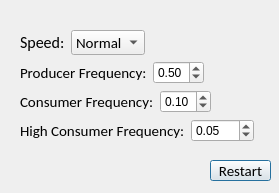
<?xml version="1.0" encoding="UTF-8"?>
<ui version="4.0">
 <class>MyRestartDialog</class>
 <widget class="QDialog" name="MyRestartDialog">
  <property name="geometry">
   <rect>
    <x>0</x>
    <y>0</y>
    <width>279</width>
    <height>193</height>
   </rect>
  </property>
  <property name="windowTitle">
   <string>Dialog</string>
  </property>
  <widget class="QPushButton" name="restartButton">
   <property name="geometry">
    <rect>
     <x>210</x>
     <y>160</y>
     <width>61</width>
     <height>21</height>
    </rect>
   </property>
   <property name="font">
    <font>
     <family>Calibri</family>
     <pointsize>11</pointsize>
    </font>
   </property>
   <property name="text">
    <string>Restart</string>
   </property>
  </widget>
  <widget class="QWidget" name="layoutWidget">
   <property name="geometry">
    <rect>
     <x>20</x>
     <y>30</y>
     <width>234</width>
     <height>112</height>
    </rect>
   </property>
   <layout class="QVBoxLayout" name="verticalLayout">
    <item>
     <layout class="QHBoxLayout" name="horizontalLayout">
      <item>
       <widget class="QLabel" name="speedLabel">
        <property name="font">
         <font>
          <family>Calibri</family>
          <pointsize>12</pointsize>
         </font>
        </property>
        <property name="text">
         <string>Speed:</string>
        </property>
       </widget>
      </item>
      <item>
       <widget class="QComboBox" name="speedComboBox">
        <property name="font">
         <font>
          <family>Calibri</family>
          <pointsize>11</pointsize>
         </font>
        </property>
        <item>
         <property name="text">
          <string>Normal</string>
         </property>
        </item>
        <item>
         <property name="text">
          <string>Fast</string>
         </property>
        </item>
        <item>
         <property name="text">
          <string>Slow</string>
         </property>
        </item>
       </widget>
      </item>
      <item>
       <spacer name="horizontalSpacer">
        <property name="orientation">
         <enum>Qt::Horizontal</enum>
        </property>
        <property name="sizeHint" stdset="0">
         <size>
          <width>40</width>
          <height>20</height>
         </size>
        </property>
       </spacer>
      </item>
     </layout>
    </item>
    <item>
     <layout class="QHBoxLayout" name="horizontalLayout_2">
      <item>
       <widget class="QLabel" name="producerLabel">
        <property name="font">
         <font>
          <family>Calibri</family>
          <pointsize>11</pointsize>
         </font>
        </property>
        <property name="text">
         <string>Producer Frequency:</string>
        </property>
       </widget>
      </item>
      <item>
       <widget class="QDoubleSpinBox" name="producerSpinBox">
        <property name="maximum">
         <double>1.000000000000000</double>
        </property>
        <property name="singleStep">
         <double>0.100000000000000</double>
        </property>
        <property name="value">
         <double>0.500000000000000</double>
        </property>
       </widget>
      </item>
      <item>
       <spacer name="horizontalSpacer_2">
        <property name="orientation">
         <enum>Qt::Horizontal</enum>
        </property>
        <property name="sizeHint" stdset="0">
         <size>
          <width>40</width>
          <height>20</height>
         </size>
        </property>
       </spacer>
      </item>
     </layout>
    </item>
    <item>
     <layout class="QHBoxLayout" name="horizontalLayout_3">
      <item>
       <widget class="QLabel" name="consumerLabel">
        <property name="font">
         <font>
          <family>Calibri</family>
          <pointsize>11</pointsize>
         </font>
        </property>
        <property name="text">
         <string>Consumer Frequency:</string>
        </property>
       </widget>
      </item>
      <item>
       <widget class="QDoubleSpinBox" name="consumerSpinBox">
        <property name="maximum">
         <double>1.000000000000000</double>
        </property>
        <property name="singleStep">
         <double>0.100000000000000</double>
        </property>
        <property name="value">
         <double>0.100000000000000</double>
        </property>
       </widget>
      </item>
      <item>
       <spacer name="horizontalSpacer_3">
        <property name="orientation">
         <enum>Qt::Horizontal</enum>
        </property>
        <property name="sizeHint" stdset="0">
         <size>
          <width>40</width>
          <height>20</height>
         </size>
        </property>
       </spacer>
      </item>
     </layout>
    </item>
    <item>
     <layout class="QHBoxLayout" name="horizontalLayout_4">
      <item>
       <widget class="QLabel" name="highLabel">
        <property name="font">
         <font>
          <family>Calibri</family>
          <pointsize>11</pointsize>
         </font>
        </property>
        <property name="text">
         <string>High Consumer Frequency:</string>
        </property>
       </widget>
      </item>
      <item>
       <widget class="QDoubleSpinBox" name="highSpinBox">
        <property name="maximum">
         <double>1.000000000000000</double>
        </property>
        <property name="singleStep">
         <double>0.010000000000000</double>
        </property>
        <property name="value">
         <double>0.050000000000000</double>
        </property>
       </widget>
      </item>
     </layout>
    </item>
   </layout>
  </widget>
 </widget>
 <resources/>
 <connections/>
</ui>
